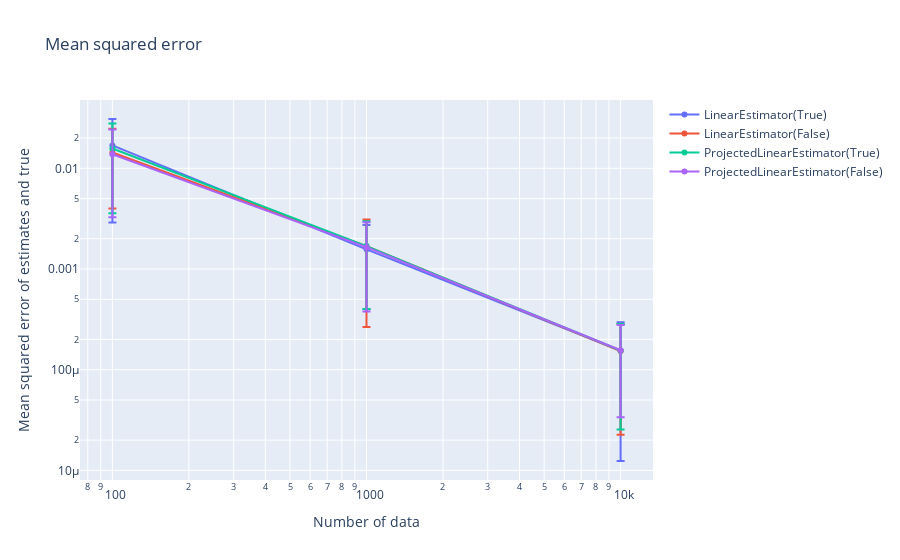

Write notebook code for a chart like this one.
### Code cell
data_analysis.make_mses_graph_estimation_results(
    estimation_results_list,  # 「EstimationResultのリスト」のリスト
    case_name_list,  # ケース名のリスト。ここに指定した文字列が凡例に表示される
    true_object
)

### Figure 1 — Plotly figure (JSON) as saved in the notebook; plotly's stock layout.template omitted (floating-point values rounded to 4 significant figures)
{"data": [{"error_y": {"array": [0.014, 0.00117, 0.000142], "type": "data", "visible": true}, "mode": "lines+markers", "name": "LinearEstimator(True)", "type": "scatter", "x": [100, 1000, 10000], "y": [0.01689, 0.00157, 0.0001544]}, {"error_y": {"array": [0.01037, 0.001418, 0.0001309], "type": "data", "visible": true}, "mode": "lines+markers", "name": "LinearEstimator(False)", "type": "scatter", "x": [100, 1000, 10000], "y": [0.01436, 0.001683, 0.0001535]}, {"error_y": {"array": [0.01215, 0.001289, 0.0001296], "type": "data", "visible": true}, "mode": "lines+markers", "name": "ProjectedLinearEstimator(True)", "type": "scatter", "x": [100, 1000, 10000], "y": [0.01573, 0.001689, 0.0001551]}, {"error_y": {"array": [0.01054, 0.00127, 0.0001224], "type": "data", "visible": true}, "mode": "lines+markers", "name": "ProjectedLinearEstimator(False)", "type": "scatter", "x": [100, 1000, 10000], "y": [0.01381, 0.001649, 0.0001562]}], "layout": {"title": {"text": "Mean squared error"}, "xaxis": {"title": {"text": "Number of data"}, "type": "log"}, "yaxis": {"title": {"text": "Mean squared error of estimates and true"}, "type": "log"}}}
